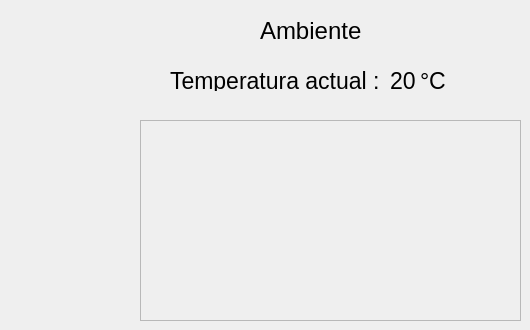
    <widget class="QWidget" name="ambiente_tab">
     <property name="font">
      <font>
       <weight>50</weight>
       <italic>false</italic>
       <bold>false</bold>
      </font>
     </property>
     <property name="acceptDrops">
      <bool>false</bool>
     </property>
     <attribute name="title">
      <string>AMBIENTE</string>
     </attribute>
     <widget class="QFrame" name="frame">
      <property name="geometry">
       <rect>
        <x>140</x>
        <y>120</y>
        <width>381</width>
        <height>201</height>
       </rect>
      </property>
      <property name="frameShape">
       <enum>QFrame::StyledPanel</enum>
      </property>
      <property name="frameShadow">
       <enum>QFrame::Raised</enum>
      </property>
     </widget>
     <widget class="QLabel" name="Ambiente_l">
      <property name="geometry">
       <rect>
        <x>260</x>
        <y>20</y>
        <width>151</width>
        <height>21</height>
       </rect>
      </property>
      <property name="font">
       <font>
        <pointsize>18</pointsize>
       </font>
      </property>
      <property name="text">
       <string>Ambiente</string>
      </property>
     </widget>
     <widget class="QLabel" name="temp_act_l">
      <property name="geometry">
       <rect>
        <x>170</x>
        <y>70</y>
        <width>251</width>
        <height>21</height>
       </rect>
      </property>
      <property name="font">
       <font>
        <pointsize>17</pointsize>
       </font>
      </property>
      <property name="text">
       <string>Temperatura actual : </string>
      </property>
     </widget>
     <widget class="QLabel" name="Temp_numero_l">
      <property name="geometry">
       <rect>
        <x>390</x>
        <y>70</y>
        <width>31</width>
        <height>21</height>
       </rect>
      </property>
      <property name="font">
       <font>
        <pointsize>17</pointsize>
       </font>
      </property>
      <property name="text">
       <string>20 </string>
      </property>
     </widget>
     <widget class="QLabel" name="temp_escala_l">
      <property name="geometry">
       <rect>
        <x>420</x>
        <y>70</y>
        <width>31</width>
        <height>21</height>
       </rect>
      </property>
      <property name="font">
       <font>
        <pointsize>17</pointsize>
       </font>
      </property>
      <property name="text">
       <string>°C</string>
      </property>
     </widget>
    </widget>
